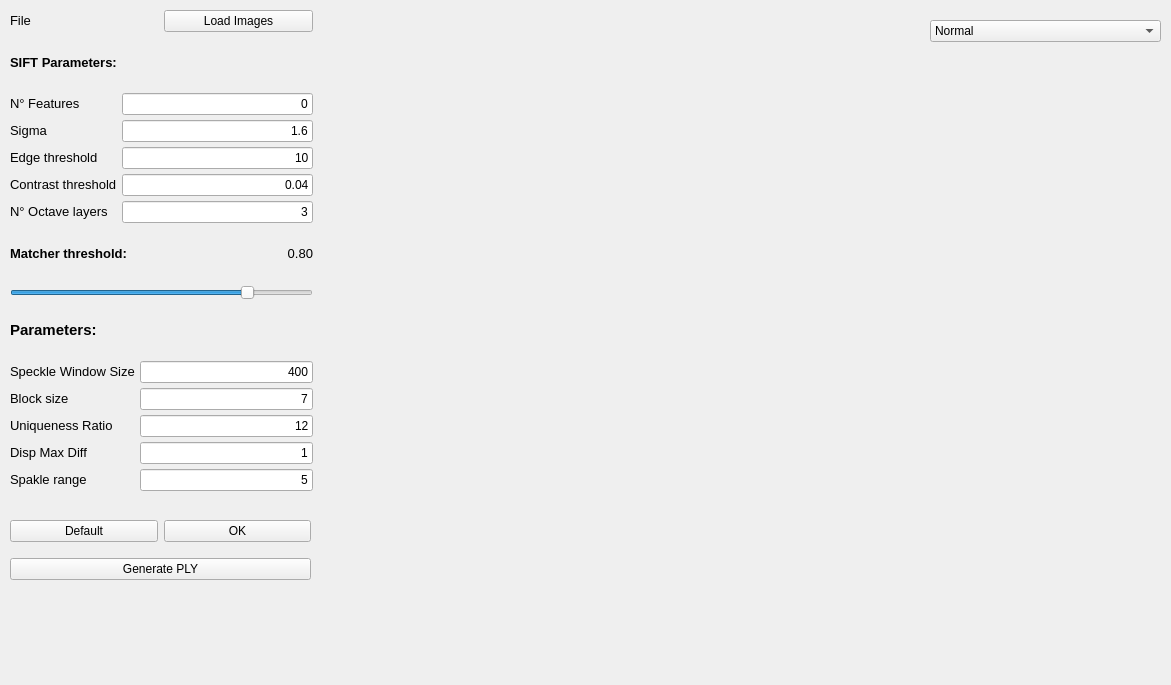
<?xml version="1.0" encoding="UTF-8"?>
<ui version="4.0">
 <class>MainWindow</class>
 <widget class="QMainWindow" name="MainWindow">
  <property name="geometry">
   <rect>
    <x>0</x>
    <y>0</y>
    <width>1171</width>
    <height>685</height>
   </rect>
  </property>
  <property name="windowTitle">
   <string>3D reconstruction</string>
  </property>
  <property name="windowIcon">
   <iconset>
    <normaloff>.</normaloff>.</iconset>
  </property>
  <widget class="QWidget" name="centralwidget">
   <property name="sizePolicy">
    <sizepolicy hsizetype="Fixed" vsizetype="Fixed">
     <horstretch>0</horstretch>
     <verstretch>0</verstretch>
    </sizepolicy>
   </property>
   <widget class="QWidget" name="verticalLayoutWidget">
    <property name="geometry">
     <rect>
      <x>10</x>
      <y>10</y>
      <width>303</width>
      <height>481</height>
     </rect>
    </property>
    <layout class="QVBoxLayout" name="form">
     <property name="spacing">
      <number>5</number>
     </property>
     <item>
      <layout class="QHBoxLayout" name="leftFileSelection">
       <item>
        <widget class="QLabel" name="filenameLabel">
         <property name="text">
          <string>&lt;html&gt;&lt;head/&gt;&lt;body&gt;&lt;p&gt;&lt;span style=&quot; font-size:10pt;&quot;&gt;File&lt;/span&gt;&lt;/p&gt;&lt;/body&gt;&lt;/html&gt;</string>
         </property>
        </widget>
       </item>
       <item>
        <widget class="QPushButton" name="loadFileButton">
         <property name="text">
          <string>Load Images</string>
         </property>
        </widget>
       </item>
      </layout>
     </item>
     <item>
      <layout class="QHBoxLayout" name="rightFileSelection"/>
     </item>
     <item>
      <widget class="QLabel" name="label_3">
       <property name="text">
        <string>&lt;html&gt;&lt;head/&gt;&lt;body&gt;&lt;p&gt;&lt;span style=&quot; font-size:10pt; font-weight:600;&quot;&gt;SIFT Parameters:&lt;/span&gt;&lt;/p&gt;&lt;/body&gt;&lt;/html&gt;</string>
       </property>
      </widget>
     </item>
     <item>
      <layout class="QFormLayout" name="siftParamsList">
       <item row="3" column="0">
        <widget class="QLabel" name="label_2">
         <property name="text">
          <string>&lt;html&gt;&lt;head/&gt;&lt;body&gt;&lt;p&gt;&lt;span style=&quot; font-size:10pt;&quot;&gt;Edge threshold&lt;/span&gt;&lt;/p&gt;&lt;/body&gt;&lt;/html&gt;</string>
         </property>
        </widget>
       </item>
       <item row="3" column="1">
        <widget class="QLineEdit" name="edgeThresholdEdit">
         <property name="text">
          <string>10</string>
         </property>
         <property name="alignment">
          <set>Qt::AlignRight|Qt::AlignTrailing|Qt::AlignVCenter</set>
         </property>
        </widget>
       </item>
       <item row="2" column="0">
        <widget class="QLabel" name="label_4">
         <property name="text">
          <string>&lt;html&gt;&lt;head/&gt;&lt;body&gt;&lt;p&gt;&lt;span style=&quot; font-size:10pt;&quot;&gt;Sigma&lt;/span&gt;&lt;/p&gt;&lt;/body&gt;&lt;/html&gt;</string>
         </property>
        </widget>
       </item>
       <item row="2" column="1">
        <widget class="QLineEdit" name="sigmaSiftEdit">
         <property name="toolTip">
          <string extracomment="Default None">&lt;html&gt;&lt;head/&gt;&lt;body&gt;&lt;p&gt;Default None&lt;/p&gt;&lt;/body&gt;&lt;/html&gt;</string>
         </property>
         <property name="whatsThis">
          <string>&lt;html&gt;&lt;head/&gt;&lt;body&gt;&lt;p&gt;Default None&lt;/p&gt;&lt;/body&gt;&lt;/html&gt;</string>
         </property>
         <property name="text">
          <string extracomment="Default None">1.6</string>
         </property>
         <property name="alignment">
          <set>Qt::AlignRight|Qt::AlignTrailing|Qt::AlignVCenter</set>
         </property>
        </widget>
       </item>
       <item row="4" column="1">
        <widget class="QLineEdit" name="contrastThresholdEdit">
         <property name="text">
          <string>0.04</string>
         </property>
         <property name="alignment">
          <set>Qt::AlignRight|Qt::AlignTrailing|Qt::AlignVCenter</set>
         </property>
        </widget>
       </item>
       <item row="4" column="0">
        <widget class="QLabel" name="label_5">
         <property name="text">
          <string>&lt;html&gt;&lt;head/&gt;&lt;body&gt;&lt;p&gt;&lt;span style=&quot; font-size:10pt;&quot;&gt;Contrast threshold&lt;/span&gt;&lt;/p&gt;&lt;/body&gt;&lt;/html&gt;</string>
         </property>
        </widget>
       </item>
       <item row="5" column="0">
        <widget class="QLabel" name="label_6">
         <property name="text">
          <string>&lt;html&gt;&lt;head/&gt;&lt;body&gt;&lt;p&gt;&lt;span style=&quot; font-size:10pt;&quot;&gt;N° Octave layers&lt;/span&gt;&lt;/p&gt;&lt;/body&gt;&lt;/html&gt;</string>
         </property>
        </widget>
       </item>
       <item row="5" column="1">
        <widget class="QLineEdit" name="octaveEdit">
         <property name="text">
          <string>3</string>
         </property>
         <property name="alignment">
          <set>Qt::AlignRight|Qt::AlignTrailing|Qt::AlignVCenter</set>
         </property>
        </widget>
       </item>
       <item row="1" column="0">
        <widget class="QLabel" name="label">
         <property name="text">
          <string>&lt;html&gt;&lt;head/&gt;&lt;body&gt;&lt;p&gt;&lt;span style=&quot; font-size:10pt;&quot;&gt;N° Features&lt;/span&gt;&lt;/p&gt;&lt;/body&gt;&lt;/html&gt;</string>
         </property>
        </widget>
       </item>
       <item row="1" column="1">
        <widget class="QLineEdit" name="siftFeaturesEdit">
         <property name="text">
          <string>0</string>
         </property>
         <property name="alignment">
          <set>Qt::AlignRight|Qt::AlignTrailing|Qt::AlignVCenter</set>
         </property>
        </widget>
       </item>
      </layout>
     </item>
     <item>
      <layout class="QHBoxLayout" name="horizontalLayout_4">
       <item>
        <widget class="QLabel" name="FlannLabel">
         <property name="text">
          <string>&lt;html&gt;&lt;head/&gt;&lt;body&gt;&lt;p&gt;&lt;span style=&quot; font-size:10pt; font-weight:600;&quot;&gt;Matcher threshold:&lt;/span&gt;&lt;/p&gt;&lt;/body&gt;&lt;/html&gt;</string>
         </property>
        </widget>
       </item>
       <item>
        <widget class="QLabel" name="matcherThresholdLabel">
         <property name="text">
          <string>&lt;html&gt;&lt;head/&gt;&lt;body&gt;&lt;p&gt;&lt;span style=&quot; font-size:10pt;&quot;&gt;0.80&lt;/span&gt;&lt;/p&gt;&lt;/body&gt;&lt;/html&gt;</string>
         </property>
         <property name="alignment">
          <set>Qt::AlignRight|Qt::AlignTrailing|Qt::AlignVCenter</set>
         </property>
         <property name="margin">
          <number>5</number>
         </property>
        </widget>
       </item>
      </layout>
     </item>
     <item>
      <widget class="QSlider" name="matcherThreshold">
       <property name="minimum">
        <number>1</number>
       </property>
       <property name="maximum">
        <number>100</number>
       </property>
       <property name="value">
        <number>80</number>
       </property>
       <property name="orientation">
        <enum>Qt::Horizontal</enum>
       </property>
      </widget>
     </item>
     <item>
      <layout class="QHBoxLayout" name="horizontalLayout"/>
     </item>
     <item>
      <widget class="QLabel" name="paramLabel">
       <property name="text">
        <string>&lt;html&gt;&lt;head/&gt;&lt;body&gt;&lt;p&gt;&lt;span style=&quot; font-size:11pt; font-weight:600;&quot;&gt;Parameters:&lt;/span&gt;&lt;/p&gt;&lt;/body&gt;&lt;/html&gt;</string>
       </property>
      </widget>
     </item>
     <item>
      <layout class="QFormLayout" name="sgbmParams">
       <item row="0" column="0">
        <widget class="QLabel" name="winSizeLabel">
         <property name="text">
          <string>&lt;html&gt;&lt;head/&gt;&lt;body&gt;&lt;p&gt;&lt;span style=&quot; font-size:10pt;&quot;&gt;Speckle Window Size&lt;/span&gt;&lt;/p&gt;&lt;/body&gt;&lt;/html&gt;</string>
         </property>
        </widget>
       </item>
       <item row="0" column="1">
        <widget class="QLineEdit" name="winSizeEdit">
         <property name="sizePolicy">
          <sizepolicy hsizetype="Minimum" vsizetype="Fixed">
           <horstretch>0</horstretch>
           <verstretch>0</verstretch>
          </sizepolicy>
         </property>
         <property name="text">
          <string>400</string>
         </property>
         <property name="alignment">
          <set>Qt::AlignRight|Qt::AlignTrailing|Qt::AlignVCenter</set>
         </property>
        </widget>
       </item>
       <item row="1" column="0">
        <widget class="QLabel" name="sgbmBlockSizeLabel">
         <property name="text">
          <string>&lt;html&gt;&lt;head/&gt;&lt;body&gt;&lt;p&gt;&lt;span style=&quot; font-size:10pt;&quot;&gt;Block size&lt;/span&gt;&lt;/p&gt;&lt;/body&gt;&lt;/html&gt;</string>
         </property>
        </widget>
       </item>
       <item row="1" column="1">
        <widget class="QLineEdit" name="sgbmBlockSizeEdit">
         <property name="text">
          <string>7</string>
         </property>
         <property name="alignment">
          <set>Qt::AlignRight|Qt::AlignTrailing|Qt::AlignVCenter</set>
         </property>
        </widget>
       </item>
       <item row="2" column="0">
        <widget class="QLabel" name="ratioLabel">
         <property name="text">
          <string>&lt;html&gt;&lt;head/&gt;&lt;body&gt;&lt;p&gt;&lt;span style=&quot; font-size:10pt;&quot;&gt;Uniqueness Ratio&lt;/span&gt;&lt;/p&gt;&lt;/body&gt;&lt;/html&gt;</string>
         </property>
        </widget>
       </item>
       <item row="2" column="1">
        <widget class="QLineEdit" name="ratioEdit">
         <property name="text">
          <string>12</string>
         </property>
         <property name="alignment">
          <set>Qt::AlignRight|Qt::AlignTrailing|Qt::AlignVCenter</set>
         </property>
        </widget>
       </item>
       <item row="3" column="0">
        <widget class="QLabel" name="dispMaxLabel">
         <property name="text">
          <string>&lt;html&gt;&lt;head/&gt;&lt;body&gt;&lt;p&gt;&lt;span style=&quot; font-size:10pt;&quot;&gt;Disp Max Diff&lt;/span&gt;&lt;/p&gt;&lt;/body&gt;&lt;/html&gt;</string>
         </property>
        </widget>
       </item>
       <item row="3" column="1">
        <widget class="QLineEdit" name="dsipMaxEdit">
         <property name="text">
          <string>1</string>
         </property>
         <property name="alignment">
          <set>Qt::AlignRight|Qt::AlignTrailing|Qt::AlignVCenter</set>
         </property>
        </widget>
       </item>
       <item row="4" column="0">
        <widget class="QLabel" name="spakleRangeLabel">
         <property name="text">
          <string>&lt;html&gt;&lt;head/&gt;&lt;body&gt;&lt;p&gt;&lt;span style=&quot; font-size:10pt;&quot;&gt;Spakle range&lt;/span&gt;&lt;/p&gt;&lt;/body&gt;&lt;/html&gt;</string>
         </property>
        </widget>
       </item>
       <item row="4" column="1">
        <widget class="QLineEdit" name="spakleEdit">
         <property name="text">
          <string>5</string>
         </property>
         <property name="alignment">
          <set>Qt::AlignRight|Qt::AlignTrailing|Qt::AlignVCenter</set>
         </property>
        </widget>
       </item>
      </layout>
     </item>
    </layout>
   </widget>
   <widget class="QComboBox" name="viewTypeCombo">
    <property name="geometry">
     <rect>
      <x>930</x>
      <y>20</y>
      <width>231</width>
      <height>22</height>
     </rect>
    </property>
    <item>
     <property name="text">
      <string>Normal</string>
     </property>
    </item>
    <item>
     <property name="text">
      <string>Epiolar geometry</string>
     </property>
    </item>
    <item>
     <property name="text">
      <string>Rectified</string>
     </property>
    </item>
    <item>
     <property name="text">
      <string>Disparity</string>
     </property>
    </item>
   </widget>
   <widget class="QWidget" name="horizontalLayoutWidget">
    <property name="geometry">
     <rect>
      <x>320</x>
      <y>60</y>
      <width>841</width>
      <height>611</height>
     </rect>
    </property>
    <layout class="QHBoxLayout" name="imageView"/>
   </widget>
   <widget class="QWidget" name="verticalLayoutWidget_2">
    <property name="geometry">
     <rect>
      <x>10</x>
      <y>510</y>
      <width>301</width>
      <height>80</height>
     </rect>
    </property>
    <layout class="QVBoxLayout" name="verticalLayout">
     <item>
      <layout class="QHBoxLayout" name="horizontalLayout_3">
       <item>
        <widget class="QPushButton" name="defaultButton">
         <property name="text">
          <string>Default</string>
         </property>
        </widget>
       </item>
       <item>
        <widget class="QPushButton" name="okButton">
         <property name="text">
          <string>OK</string>
         </property>
        </widget>
       </item>
      </layout>
     </item>
     <item>
      <widget class="QPushButton" name="generatePLYButton">
       <property name="text">
        <string>Generate PLY</string>
       </property>
      </widget>
     </item>
    </layout>
   </widget>
   <widget class="QLabel" name="workInProgressLabel">
    <property name="geometry">
     <rect>
      <x>10</x>
      <y>600</y>
      <width>55</width>
      <height>51</height>
     </rect>
    </property>
    <property name="text">
     <string/>
    </property>
   </widget>
  </widget>
 </widget>
 <resources/>
 <connections/>
</ui>
